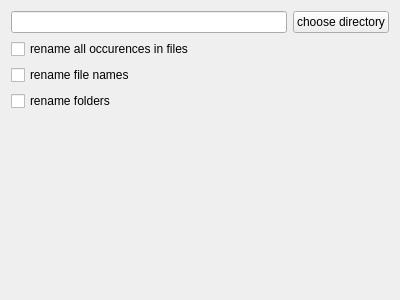
<?xml version="1.0" encoding="UTF-8"?>
<ui version="4.0">
 <class>ProjectRenamer</class>
 <widget class="QWidget" name="ProjectRenamer">
  <property name="geometry">
   <rect>
    <x>0</x>
    <y>0</y>
    <width>400</width>
    <height>300</height>
   </rect>
  </property>
  <property name="windowTitle">
   <string>Form</string>
  </property>
  <layout class="QVBoxLayout" name="verticalLayout">
   <item>
    <layout class="QHBoxLayout" name="horizontalLayout">
     <item>
      <widget class="QLineEdit" name="lineEdit"/>
     </item>
     <item>
      <widget class="QPushButton" name="pushButton">
       <property name="text">
        <string>choose directory</string>
       </property>
      </widget>
     </item>
    </layout>
   </item>
   <item>
    <widget class="QCheckBox" name="checkBoxRenameInFiles">
     <property name="text">
      <string>rename all occurences in files</string>
     </property>
    </widget>
   </item>
   <item>
    <widget class="QCheckBox" name="checkBoxRenameFileNames">
     <property name="text">
      <string>rename file names</string>
     </property>
    </widget>
   </item>
   <item>
    <widget class="QCheckBox" name="checkBoxRenameFolders">
     <property name="text">
      <string>rename folders</string>
     </property>
    </widget>
   </item>
   <item>
    <spacer name="verticalSpacer">
     <property name="orientation">
      <enum>Qt::Vertical</enum>
     </property>
     <property name="sizeHint" stdset="0">
      <size>
       <width>20</width>
       <height>40</height>
      </size>
     </property>
    </spacer>
   </item>
  </layout>
 </widget>
 <resources/>
 <connections/>
</ui>
